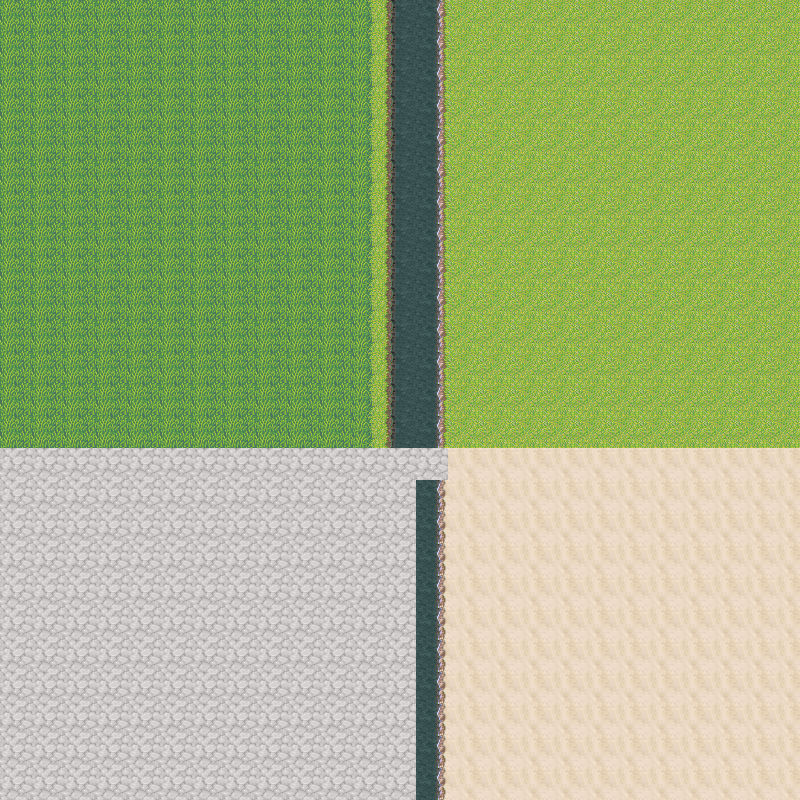

A level layout from a 2D game, rendered from its tile map. Below: a short description, then the map file with tile-grid data replaced by summaries:
An orthogonal 25x25 tile map with 32x32 px tiles, 2 tile layers (Calque de Tile 1, Calque 2), 6 tilesets.

<map version="1.0" orientation="orthogonal" renderorder="left-up" width="25" height="25" tilewidth="32" tileheight="32" nextobjectid="1">
 <tileset firstgid="1" name="001-Grassland01" tilewidth="32" tileheight="32">
  <image source="tiles/Tilesets/001-Grassland01.png" width="256" height="576" />
 </tileset>
 <tileset firstgid="145" name="001-G_Water01" tilewidth="32" tileheight="32">
  <image source="tiles/Autotiles/001-G_Water01.png" width="384" height="128" />
 </tileset>
 <tileset firstgid="193" name="003-Forest01" tilewidth="32" tileheight="32">
  <image source="tiles/Tilesets/003-Forest01.png" width="256" height="608" />
 </tileset>
 <tileset firstgid="345" name="015-Sa_Water01" tilewidth="32" tileheight="32">
  <image source="tiles/Autotiles/015-Sa_Water01.png" width="384" height="128" />
 </tileset>
 <tileset firstgid="393" name="002-Woods01" tilewidth="32" tileheight="32">
  <image source="tiles/Tilesets/002-Woods01.png" width="256" height="800" />
 </tileset>
 <tileset firstgid="593" name="046-Cave04" tilewidth="32" tileheight="32">
  <image source="tiles/Tilesets/046-Cave04.png" width="256" height="1056" />
 </tileset>
 <layer name="Calque de Tile 1" width="25" height="25">
  <data>[625 cells, 338 non-empty, 5 distinct tile ids]</data>
 </layer>
 <layer name="Calque 2" width="25" height="25">
  <data>[625 cells, 326 non-empty, 4 distinct tile ids]</data>
 </layer>
</map>
